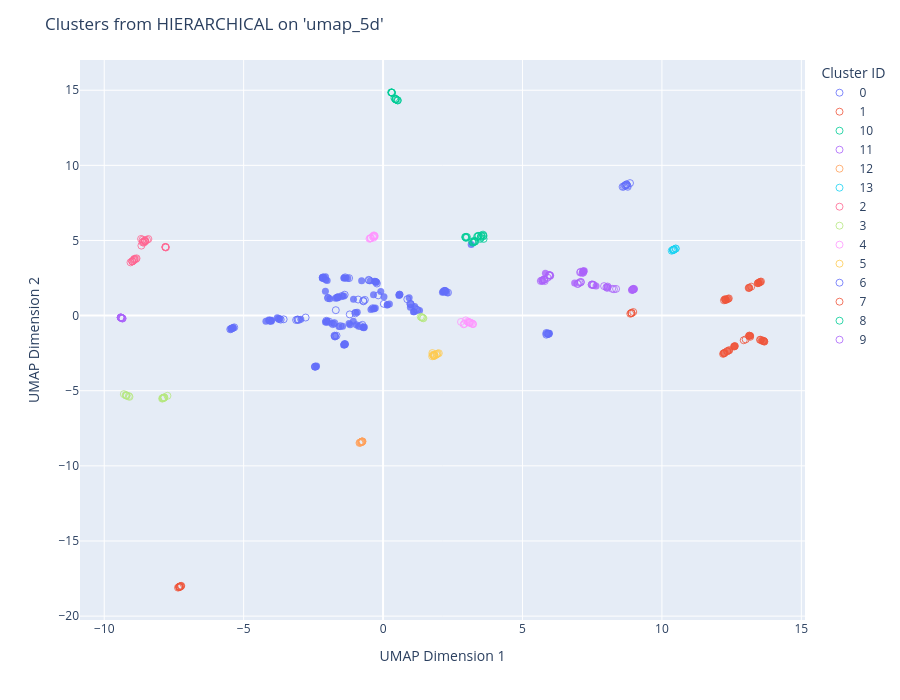

Notebook cell for this chart:
### Code cell
# 1. Run your experiments as before
# sim_log.run_experiments(...)

# 2. Get the data prepared for plotting
plot_dataframe = sim_log.get_plot_data()

# 3. Pass the data to your separate plotting function
best_run_info = sim_log.results['best_approach']
plot_title = f"Clusters from {best_run_info['name']} on '{best_run_info['feature_set']}'"
plot_clusters_plotly(plot_dataframe, title=plot_title)
